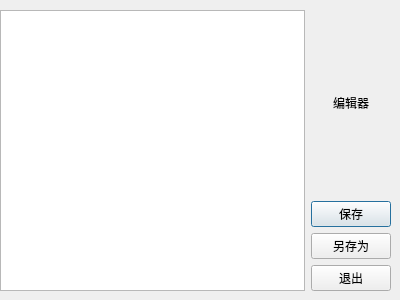
<?xml version="1.0" encoding="UTF-8"?>
<ui version="4.0">
 <class>editor</class>
 <widget class="QDialog" name="editor">
  <property name="geometry">
   <rect>
    <x>0</x>
    <y>0</y>
    <width>400</width>
    <height>300</height>
   </rect>
  </property>
  <property name="windowTitle">
   <string>Dialog</string>
  </property>
  <widget class="QWidget" name="horizontalLayoutWidget">
   <property name="geometry">
    <rect>
     <x>0</x>
     <y>10</y>
     <width>391</width>
     <height>281</height>
    </rect>
   </property>
   <layout class="QHBoxLayout" name="horizontalLayout">
    <item>
     <widget class="QPlainTextEdit" name="plainTextEdit"/>
    </item>
    <item>
     <layout class="QVBoxLayout" name="verticalLayout">
      <item>
       <widget class="QLabel" name="label">
        <property name="text">
         <string>编辑器</string>
        </property>
        <property name="alignment">
         <set>Qt::AlignCenter</set>
        </property>
       </widget>
      </item>
      <item>
       <widget class="QPushButton" name="pushButton_save">
        <property name="text">
         <string>保存</string>
        </property>
       </widget>
      </item>
      <item>
       <widget class="QPushButton" name="pushButton_to">
        <property name="text">
         <string>另存为</string>
        </property>
       </widget>
      </item>
      <item>
       <widget class="QPushButton" name="pushButton_exit">
        <property name="text">
         <string>退出</string>
        </property>
       </widget>
      </item>
     </layout>
    </item>
   </layout>
  </widget>
 </widget>
 <resources/>
 <connections/>
</ui>
